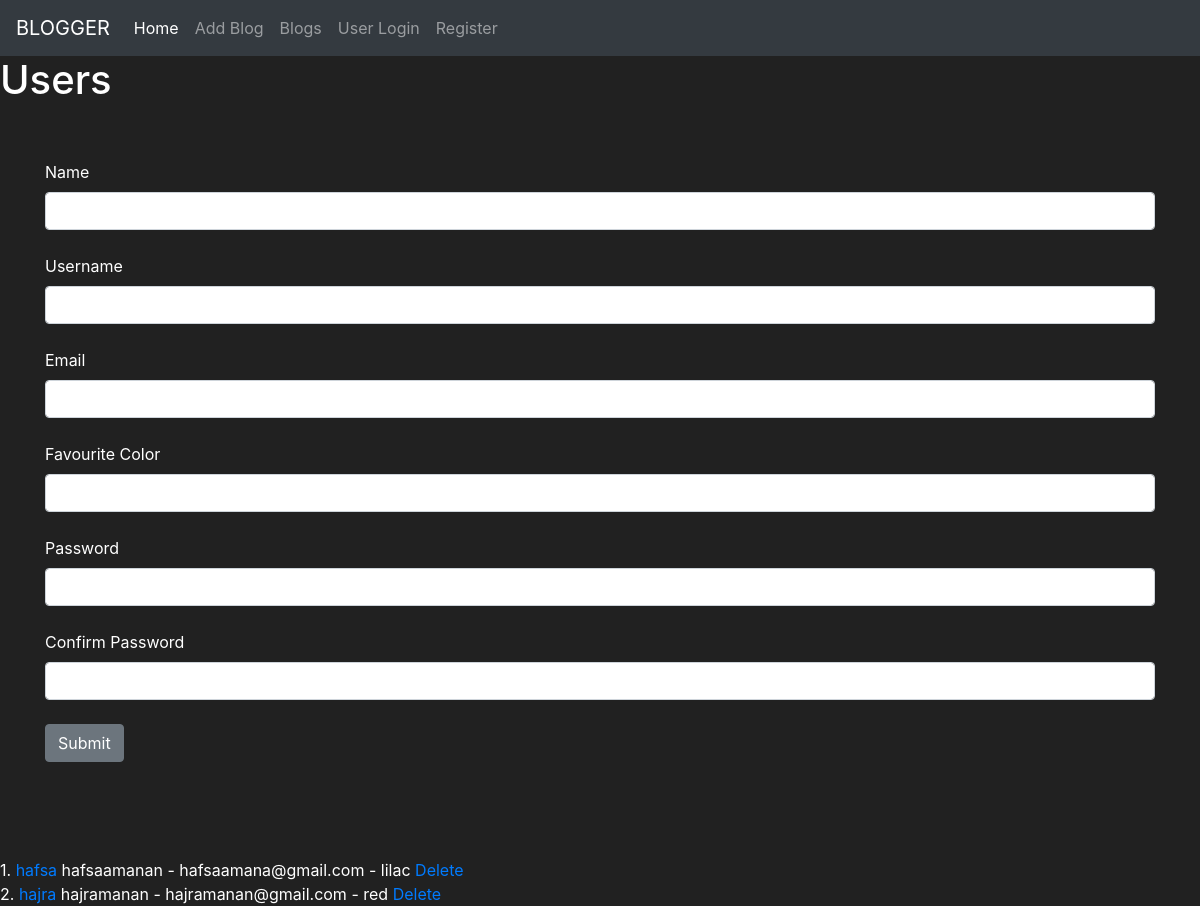
Page /name on the earlier database version.
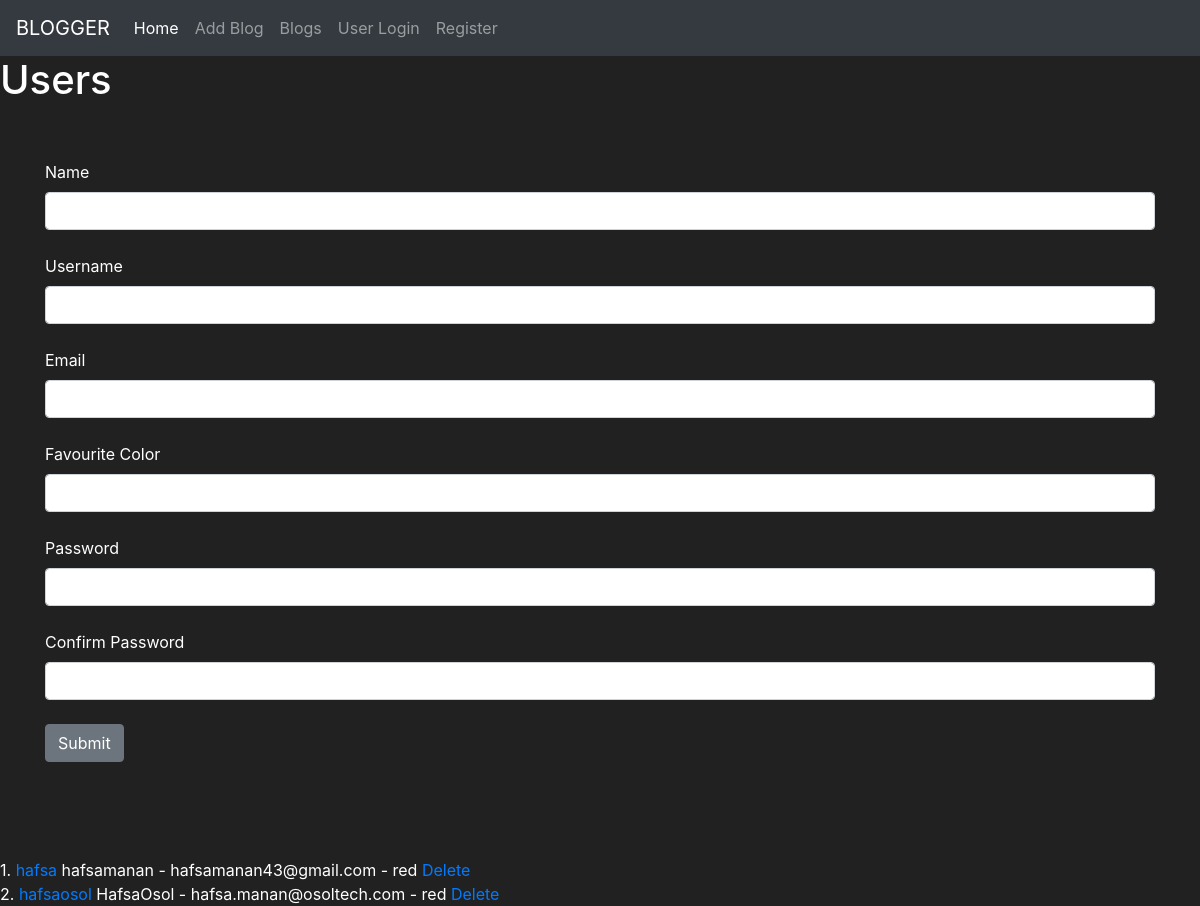
Same page on the later database version.
### app.py (models this page shows, shortened)
class Users(db.Model, UserMixin):
    id = db.Column(db.Integer, primary_key = True)
    username = db.Column(db.String(20), nullable = False,unique = True)
    name = db.Column(db.String(200), nullable = False)
    email = db.Column(db.String(120), nullable = False,unique = True)
    fav_color = db.Column(db.String(120))
    date_added = db.Column(db.DateTime, default = datetime.now(timezone.utc))
    password_hash = db.Column(db.String(120))
    posts = db.relationship('Posts', backref = 'poster')
    comments = db.relationship('Comments', backref = 'commenter')
    @property
    def password(self):
        raise AttributeError("password is not a readable attribute")

### app.py (the view, shortened to what this page needs)
@app.route('/name', methods = ['GET','POST'])
def name():
    name = None
    form = NameForm()
    our_users = Users.query.order_by(Users.date_added)
    return render_template("name.html", name = name, form = form, our_users = our_users)

### app.py
class NameForm(FlaskForm):
    name = StringField("Name", validators=[DataRequired()])
    email = StringField("Email", validators=[DataRequired()])
    username = StringField("Username", validators=[DataRequired()])
    fav_color = StringField("Favourite Color")
    password_hash = PasswordField("Password", validators=[DataRequired(),EqualTo('password_hash2',message = 'Password does not match')])
    password_hash2 = PasswordField("Confirm Password", validators = [DataRequired()])
    submit = SubmitField("Submit")

### templates/name.html (shortened to what this page needs)
{% extends 'base.html'%}
{% block content %}
{% if name %}
<h1>
  hello {{name}}
</h1>
{% else %}
<h1>Users</h1>
<br>
<div class="container my-4">
<form action="{{ url_for('name')}}" method="POST">
  {{ form.name.label(class="form-label") }}
  {{ form.name(class="form-control") }}
  <br>
  {{ form.username.label(class="form-label") }}
  {{ form.username(class="form-control") }}
  <br>
  {{ form.email.label(class="form-label") }}
  {{ form.email(class="form-control") }}
  <br>
  {{ form.fav_color.label(class="form-label") }}
  {{ form.fav_color(class="form-control") }}
  <br>
  {{ form.password_hash.label(class="form-label") }}
  {{ form.password_hash(class="form-control") }}
  <br>
  {{ form.password_hash2.label(class="form-label") }}
  {{ form.password_hash2(class="form-control") }}
  <br>
  {{ form.submit(class="btn btn-secondary") }}
</form>
</div>
<br><br><br>
{% for our_user in our_users %}
{{our_user.id}}. <a href="{{url_for('update',id=our_user.id)}}"> {{our_user.name}}</a> {{our_user.username}} - {{our_user.email}} - {{our_user.fav_color}} <a href="{{url_for('delete',id=our_user.id)}}"> Delete</a>
<br>
{% endfor %}
{% endif %}
{% endblock %}

### templates/base.html (shortened to what this page needs)
<!doctype html>
<html lang="en">
   <head>
      <link rel="stylesheet" href="https://cdn.jsdelivr.net/npm/bootstrap@4.5.3/dist/css/bootstrap.min.css">
   </head>
   <body>
      {% include 'navbar.html' %}
    {% block content %}
    {% endblock %}
   </body>
</html>

### templates/navbar.html (shortened to what this page needs)
<nav class="navbar navbar-expand-md navbar-dark bg-dark">
    <a class="navbar-brand" href="#">BLOGGER</a>
    <div class="collapse navbar-collapse" id="navbarNav">
        <ul class="navbar-nav mr-auto">
            <li class="nav-item active">
                <a class="nav-link" href="{{ url_for('home_page')}}">Home <span class="sr-only">(current)</span></a>
            </li>
            <li class="nav-item">
                <a class="nav-link" href="{{ url_for('add_post')}}">Add Blog</a>
            </li>
            <li class="nav-item">
                <a class="nav-link" href="{{ url_for('posts')}}">Blogs</a>
            </li>
            {% if current_user.is_authenticated %}
            <li class="nav-item">
                <a class="nav-link" href="{{ url_for('logout')}}">Logout</a>
            </li>
            <li class="nav-item"></li>
                <a class="nav-link" href="{{ url_for('dashboard')}}">Dashboard</a>
            </li>
            {% else %}
            <li class="nav-item">
                <a class="nav-link" href="{{ url_for('login')}}">User Login</a>
            </li>
            <li class="nav-item">
                <a class="nav-link" href="{{ url_for('name')}}">Register</a>
            </li>
            {% endif %}
    </div>
</nav>

### templates/base.html (style rules this page uses)
body { background-color: #212121; color: white }

Differences in the rows shown:
changed Users "hafsa": username "hafsaamanan" → "hafsamanan"; email "hafsaamana@gmail.com" → "hafsamanan43@gmail.com"; fav_color "lilac" → "red"
changed Users id 2: name "hajra" → "hafsaosol"; username "hajramanan" → "HafsaOsol"; email "hajramanan@gmail.com" → "hafsa.manan@osoltech.com"
